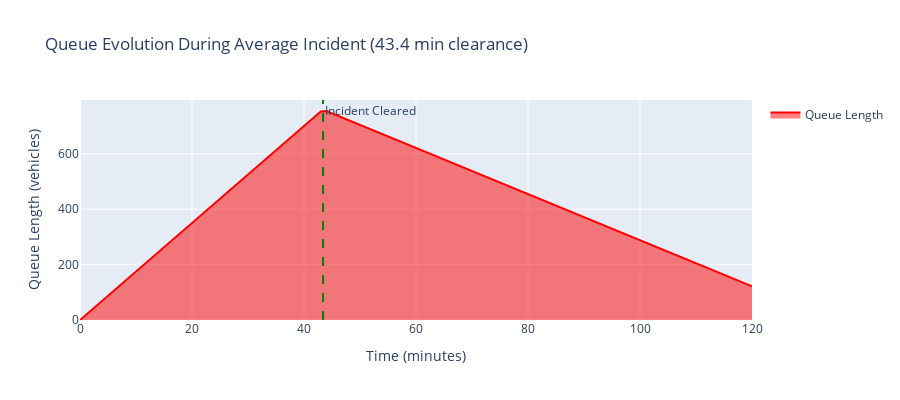

Source (notebook cell):
### Code cell
# Visualize queue dynamics
fig = go.Figure()

# Create time series for queue evolution
clearance_time = 43.4  # average
time_points = np.linspace(0, 120, 121)
queue_length = []

for t in time_points:
    if t <= clearance_time:
        # Queue growing
        queue = (avg_arrival_rate * incident_capacity_reduction) * (t/60)
    else:
        # Queue dissipating
        max_queue = (avg_arrival_rate * incident_capacity_reduction) * (clearance_time/60)
        dissipation_time = t - clearance_time
        remaining = max(0, max_queue - (queue_dissipation_rate - avg_arrival_rate) * (dissipation_time/60))
        queue = remaining
    queue_length.append(queue)

fig.add_trace(go.Scatter(
    x=time_points,
    y=queue_length,
    mode='lines',
    name='Queue Length',
    fill='tozeroy',
    line=dict(color='red', width=2)
))

# Add clearance time marker
fig.add_vline(x=clearance_time, line_dash="dash", line_color="green",
             annotation_text="Incident Cleared")

fig.update_layout(
    title="Queue Evolution During Average Incident (43.4 min clearance)",
    xaxis_title="Time (minutes)",
    yaxis_title="Queue Length (vehicles)",
    height=400,
    showlegend=True
)

fig.show()

print(f"\n📊 Queue Dynamics Summary:")
print(f"   Peak queue: {max(queue_length):.0f} vehicles")
print(f"   Time to clear queue: {next((i for i, q in enumerate(queue_length) if i > clearance_time and q < 10), 120):.0f} minutes")
print(f"   Total affected time: {next((i for i, q in enumerate(queue_length) if i > clearance_time and q < 10), 120):.0f} minutes")

### Figure 1 — Plotly figure (JSON) as saved in the notebook; plotly's stock layout.template omitted (floating-point values rounded to 4 significant figures)
{"data": [{"fill": "tozeroy", "line": {"color": "red", "width": 2}, "mode": "lines", "name": "Queue Length", "type": "scatter", "x": [0.0, 1.0, 2.0, 3.0, 4.0, 5.0, 6.0, 7.0, 8.0, 9.0, 10.0, 11.0, 12.0, 13.0, 14.0, 15.0, 16.0, 17.0, 18.0, 19.0, 20.0, 21.0, 22.0, 23.0, 24.0, 25.0, 26.0, 27.0, 28.0, 29.0, 30.0, 31.0, 32.0, 33.0, 34.0, 35.0, 36.0, 37.0, 38.0, 39.0, 40.0, 41.0, 42.0, 43.0, 44.0, 45.0, 46.0, 47.0, 48.0, 49.0, 50.0, 51.0, 52.0, 53.0, 54.0, 55.0, 56.0, 57.0, 58.0, 59.0, 60.0, 61.0, 62.0, 63.0, 64.0, 65.0, 66.0, 67.0, 68.0, 69.0, 70.0, 71.0, 72.0, 73.0, 74.0, 75.0, 76.0, 77.0, 78.0, 79.0, 80.0, 81.0, 82.0, 83.0, 84.0, 85.0, 86.0, 87.0, 88.0, 89.0, 90.0, 91.0, 92.0, 93.0, 94.0, 95.0, 96.0, 97.0, 98.0, 99.0, 100.0, 101.0, 102.0, 103.0, 104.0, 105.0, 106.0, 107.0, 108.0, 109.0, 110.0, 111.0, 112.0, 113.0, 114.0, 115.0, 116.0, 117.0, 118.0, 119.0, 120.0], "y": [0, 17.5, 35, 52.5, 70, 87.5, 105, 122.5, 140, 157.5, 175, 192.5, 210, 227.5, 245, 262.5, 280, 297.5, 315, 332.5, 350, 367.5, 385, 402.5, 420, 437.5, 455, 472.5, 490, 507.5, 525, 542.5, 560, 577.5, 595, 612.5, 630, 647.5, 665, 682.5, 700, 717.5, 735, 752.5, 754.5, 746.2, 737.8, 729.5, 721.2, 712.8, 704.5, 696.2, 687.8, 679.5, 671.2, 662.8, 654.5, 646.2, 637.8, 629.5, 621.2, 612.8, 604.5, 596.2, 587.8, 579.5, 571.2, 562.8, 554.5, 546.2, 537.8, 529.5, 521.2, 512.8, 504.5, 496.2, 487.8, 479.5, 471.2, 462.8, 454.5, 446.2, 437.8, 429.5, 421.2, 412.8, 404.5, 396.2, 387.8, 379.5, 371.2, 362.8, 354.5, 346.2, 337.8, 329.5, 321.2, 312.8, 304.5, 296.2, 287.8, 279.5, 271.2, 262.8, 254.5, 246.2, 237.8, 229.5, 221.2, 212.8, 204.5, 196.2, 187.8, 179.5, 171.2, 162.8, 154.5, 146.2, 137.8, 129.5, 121.2]}], "layout": {"annotations": [{"showarrow": false, "text": "Incident Cleared", "x": 43.4, "xanchor": "left", "xref": "x", "y": 1, "yanchor": "top", "yref": "y domain"}], "height": 400, "shapes": [{"line": {"color": "green", "dash": "dash"}, "type": "line", "x0": 43.4, "x1": 43.4, "xref": "x", "y0": 0, "y1": 1, "yref": "y domain"}], "showlegend": true, "title": {"text": "Queue Evolution During Average Incident (43.4 min clearance)"}, "xaxis": {"title": {"text": "Time (minutes)"}}, "yaxis": {"title": {"text": "Queue Length (vehicles)"}}}}
